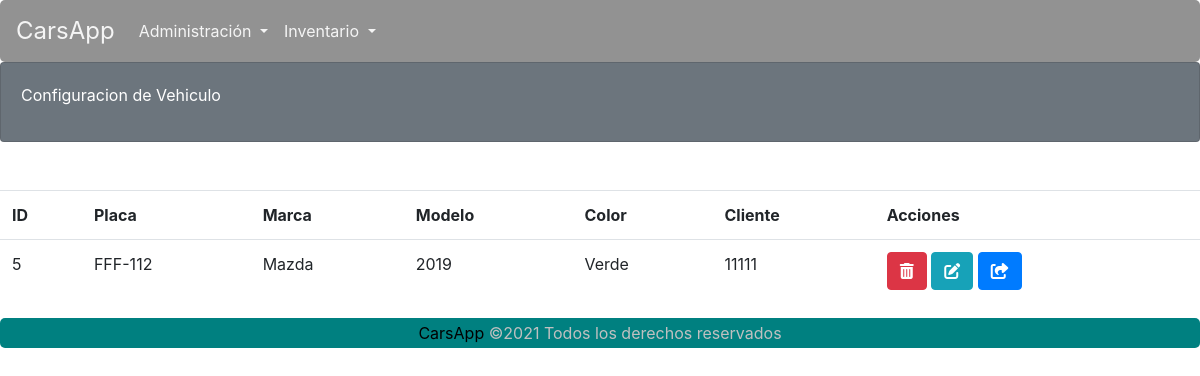
/carsapp/vehiculoListar/, run on an earlier commit of the app's database.
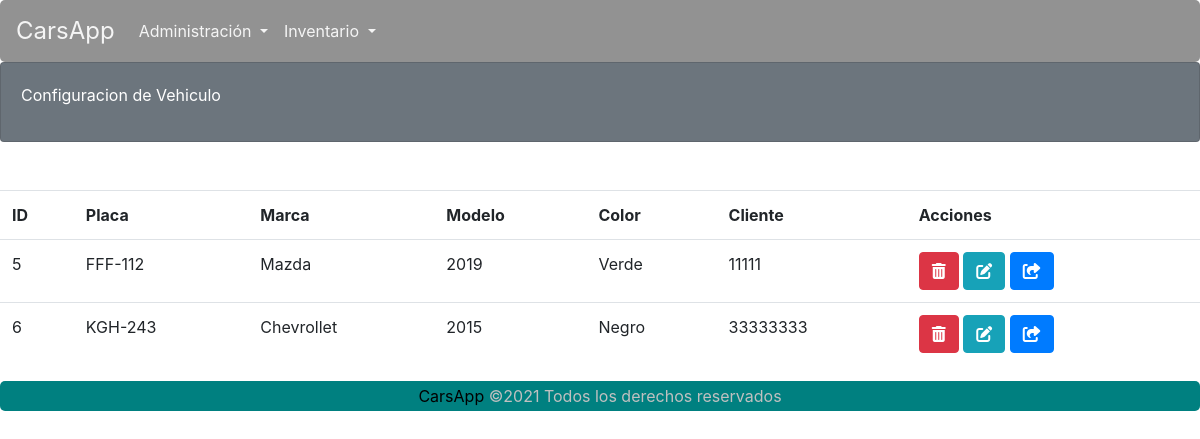
And on a later commit of the database.
### carsapp/models.py (models this page shows)
class Vehiculo(models.Model):
    id_Vehi = models.AutoField(primary_key=True)
    placa = models.CharField(max_length=7, blank=False, null=False)
    marca = models.CharField(max_length=30, blank=False, null=False)
    modelo = models.CharField(max_length=4, blank=False, null=False)
    color = models.CharField(max_length=30, blank=False, null=False)
    id_Cliente = models.ForeignKey(Lista_Cliente, on_delete=CASCADE, null=True)

class Lista_Cliente(models.Model):
    id_Cliente = models.IntegerField(primary_key=True)
    tipo_Documento = models.CharField(max_length=15, blank=False, null=True)
    tipo_Cliente = models.CharField(max_length=30, blank=False, null=False)
    nombre_Cliente = models.CharField(max_length=30, blank=False, null=False)
    apellido_Cliente = models.CharField(max_length=30, blank=False, null=False)
    email_Cliente = models.EmailField(blank=False, null=False)
    telefono_Cliente = models.CharField(max_length=15, blank=False, null=False)

### carsapp/views.py (the view)
# urls.py: path('vehiculoListar/', views.VehiculoLista.as_view(), name='vehiculoListar'),
class VehiculoLista(ListView):
    template_name = 'carsapp/vehiculoListar.html'
    queryset = Vehiculo.objects.all()
    paginate_by = 7
    def get_context_data(self, **kwargs):
        context = super().get_context_data(**kwargs)
        context['cliente'] = Lista_Cliente.objects.all()
        print(context)
        return context

### carsapp/templates/carsapp/vehiculoListar.html (shortened to what this page needs)
{% extends 'carsapp/base.html' %}
{% load static %}
{% block contenedor %}
<div class="card text-white bg-secondary">
    <div class="card-body">
        <div>
            Configuracion de Vehiculo
        </div>
    </div>
</div>
    <br>
    <br />
    {% if object_list %}
    <table class="table table-hover">
        <tr>
            <th>ID</th>
            <th>Placa</th>
            <th>Marca</th>
            <th>Modelo</th>
            <th>Color</th>
            <th>Cliente</th>
            <th>Acciones</th>
        </tr>
        {% for registro in object_list %}
        <tr>
            <td>{{ registro.id_Vehi }}</td>
            <td>{{ registro.placa }}</td>
            <td>{{ registro.marca }}</td>
            <td>{{ registro.modelo }}</td>
            <td>{{ registro.color }}</td>
            <td>{{ registro.id_Cliente.id_Cliente }}</td>
            <td>
                <abbr title="Eliminar vehículo"><a class="btn btn-danger" href="javascript:vehiculo_Eliminar('{% url 'carsapp:vehiculoEliminar' registro.id_Vehi %}')" role="button"><i class="fas fa-trash-alt"></i></a></abbr>
                <abbr title="Actualizar datos"><a class="btn btn-info" href="{% url 'carsapp:vehiculoFormActualizar' registro.id_Vehi %}" role="button"><i class="fas fa-edit"></i></a></abbr>
                <abbr title="Enviar a revisión"><a class="btn btn-primary" href="javascript:vehiculo_Enviar('{% url 'carsapp:crearRevision' registro.id_Vehi %}')" role="button"><i class="fas fa-share-square"></i></a></abbr>
            </td>
        </tr>
        {% endfor %}
    </table>
    {% else %}
    No hay datos aún.
    {% endif %}
{% endblock %}

What changed in the data, as far as the page shows it:
added Vehiculo: id_Vehi "6", placa "KGH-243", marca "Chevrollet", modelo "2015", color "Negro", id_Cliente.id_Cliente "33333333"
